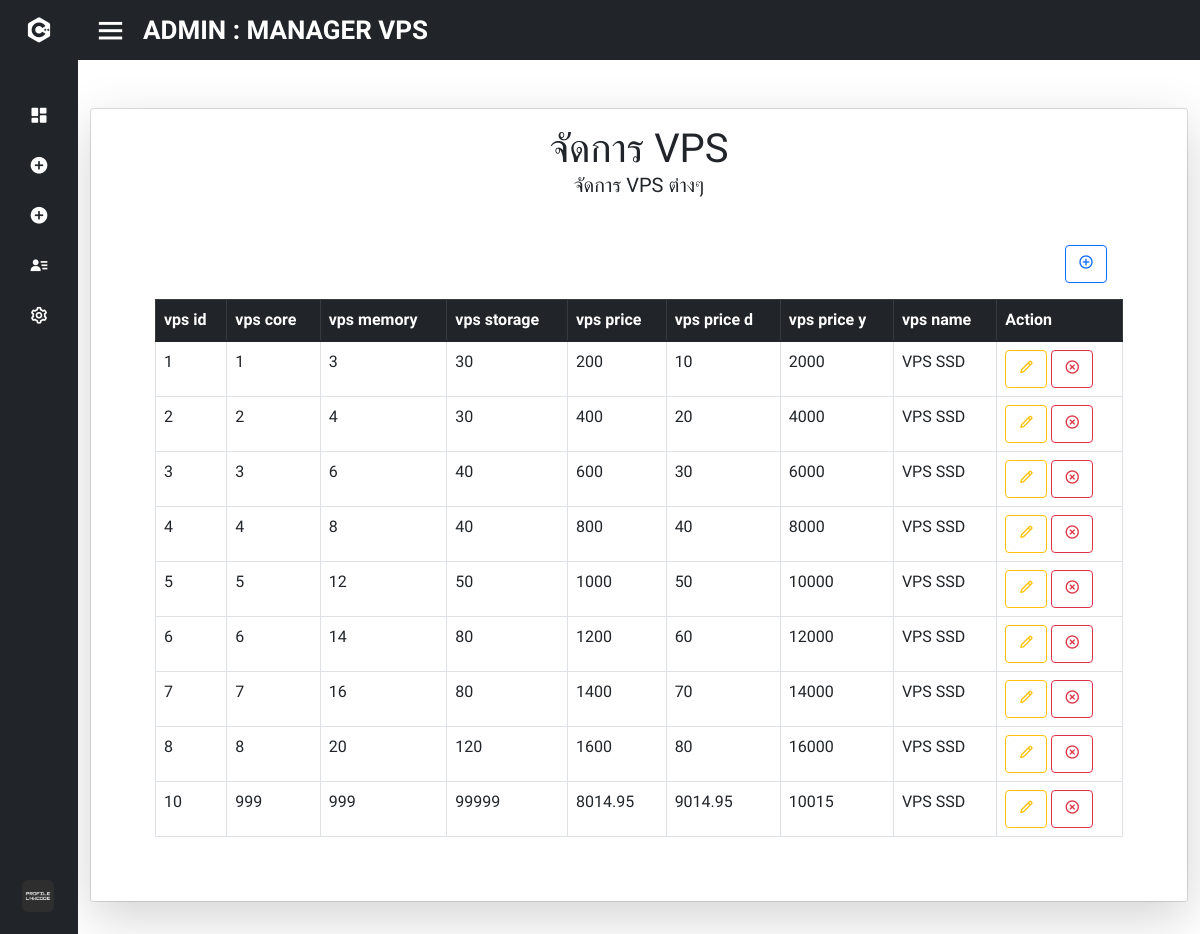
Screenshot of /gg/admin_manage_vps.php (signed in) with the database file from the repository.
### tables this page shows
CREATE TABLE IF NOT EXISTS `package_plan_vps` (
  `pack_vps_id` int(50) NOT NULL AUTO_INCREMENT,
  `vps_pack_core` int(50) NOT NULL,
  `vps_pack_memory` int(50) NOT NULL,
  `vps_pack_storage` int(50) NOT NULL,
  `vps_pack_type` varchar(50) NOT NULL,
  `vps_pack_price` float NOT NULL DEFAULT 0,
  `vps_pack_price_d` float NOT NULL DEFAULT 0,
  `vps_pack_price_y` float NOT NULL DEFAULT 0,
  `vps_pack_name` varchar(50) NOT NULL,
  PRIMARY KEY (`pack_vps_id`),
  KEY `FK_package_plan_vps_period_of_payment` (`vps_pack_type`),
  CONSTRAINT `FK_package_plan_vps_period_of_payment` FOREIGN KEY (`vps_pack_type`) REFERENCES `period_of_payment` (`pop_id`) ON DELETE NO ACTION ON UPDATE NO ACTION
);

### gg/admin_manage_vps.php (the view, shortened to what this page needs)
<!DOCTYPE html>
<html lang="en" dir="ltr">
  <head>
    <link rel="stylesheet" href="stylet.css">
    <link href='https://unpkg.com/boxicons@2.0.7/css/boxicons.min.css' rel='stylesheet'>
    <link rel="stylesheet" href="https://cdn.jsdelivr.net/npm/bootstrap-icons@1.8.1/font/bootstrap-icons.css">
    <link rel="stylesheet" href="myProjects/webProject/icofont/css/icofont.min.css">
    <link rel="stylesheet" href="https://cdnjs.cloudflare.com/ajax/libs/font-awesome/4.7.0/css/font-awesome.min.css">
    <link href="https://cdn.jsdelivr.net/npm/bootstrap@5.1.3/dist/css/bootstrap.min.css" rel="stylesheet">
   </head>
<body>
<?php
  require_once "config/db.php";
?>
<div class="sidebar close">
    <div class="logo-details">
      <i class='bx bxl-c-plus-plus'></i>
    </div>
    <ul class="nav-links">
      <li>
        <a href="admin.php">
          <i class='bx bxs-dashboard'></i>
        </a>
      </li>
      <li>
        <div class="iocn-link">
          <a href="#">
            <i class='bx bxs-plus-circle'></i>
          </a>
        </div>
      </li>
      <li>
        <div class="iocn-link">
          <a href="#">
            <i class='bx bxs-plus-circle'></i>
          </a>
        </div>
      </li>
      <li>
        <div class="iocn-link">
          <a href="#">
            <i class='bx bxs-user-detail'></i>
          </a>
        </div>
      </li>
      <li>
        <div class="iocn-link">
          <a href="#">
            <i class='bx bx-cog' ></i>
          </a>
        </div>
      </li>
      <li>
    <div class="profile-details">
      <div class="profile-content">
        <img src="image/profile.jpg" alt="profileImg">
      </div>
    </div>
  </li>
</ul>
  </div>
  <section class="home-section">
    <div class="home-content">
      <i class='bx bx-menu' style='color:#ffffff'  ></i>
      <span class="text" style='color:#ffffff' >ADMIN : MANAGER VPS</span>
    </div>
  <div class="p-4">
  </div>
  <center><div class="container">
    <div class="card">
      <div class="card-body shadow-lg">
        <h1 class="text-uppercase text-center mb-3">จัดการ VPS<p class="fs-5">จัดการ VPS ต่างๆ </p></h1>
        <div class="m-5" >
          <form class="d-flex justify-content-end m-3" action="" method="post" enctype="multipart/form-data">
                  <button type="button" name="submit_additem" class="btn btn-outline-primary" data-bs-toggle="modal" data-bs-target="#exampleModal">
                  <i class='bx bx-plus-circle'></i>
                  </button>
          </form>
          <table class="table table-bordered">
            <thead class="table-dark">
              <tr>
                <th scope="col">vps id</th>
                <th scope="col">vps core</th>
                <th scope="col">vps memory</th>
                <th scope="col">vps storage</th>
                <th scope="col">vps price</th>
                <th scope="col">vps price d</th>
                <th scope="col">vps price y</th>
                <th scope="col">vps name</th>
                <th scope="col">Action</th>
              </tr>
            </thead>
            <tbody>
            <?php
                $result = $conn->query("SELECT * FROM package_plan_vps");
                if ($result !== false) {
                while($item = $result->fetch()) {
            ?>
              <tr>
                <td><?php echo $item['pack_vps_id'] ?></td>
                <td><?php echo $item['vps_pack_core'] ?></td>
                <td><?php echo $item['vps_pack_memory'] ?></td>
                <td><?php echo $item['vps_pack_storage'] ?></td>
                <td><?php echo $item['vps_pack_price'] ?></td>
                <td><?php echo $item['vps_pack_price_d'] ?></td>
                <td><?php echo $item['vps_pack_price_y'] ?></td>
                <td><?php echo $item['vps_pack_name'] ?></td>
                <td>
                  <a href="admin_edit_vps.php?update_id=<?= $item['pack_vps_id']; ?>" class="btn btn-outline-warning"><i class='bx bx-pencil'></i></a>
                  <a href="?delete_id=<?= $item['pack_vps_id']; ?>" class="btn btn-outline-danger"><i class='bx bx-x-circle'></i></a>
                </td>
                <?php }
                    } ?>
              </tr>
            </tbody>
          </table>
        </div>
      </div>
    </div>
  </div></center>
  <div class="p-3">
  </div>
</section>
</body>
</html>

### gg/stylet.css (style rules this page uses)
* { margin: 0; padding: 0; box-sizing: border-box; font-family: 'Mitr', sans-serif; }
.sidebar { position: fixed; top: 0; left: 0; height: 100%; width: 260px; background: #212529; z-index: 100; transition: all 0.5s ease; }
.sidebar.close { width: 78px; }
.sidebar .logo-details { height: 60px; width: 100%; display: flex; align-items: center; }
.sidebar .logo-details i { font-size: 30px; color: #fff; height: 50px; min-width: 78px; text-align: center; line-height: 50px; }
.sidebar .nav-links { height: 100%; padding: 30px 0 150px 0; overflow: auto; }
.sidebar.close .nav-links { overflow: visible; }
.sidebar .nav-links li { position: relative; list-style: none; transition: all 0.4s ease; }
.sidebar .nav-links li .iocn-link { display: flex; align-items: center; justify-content: space-between; }
.sidebar.close .nav-links li .iocn-link { display: block }
.sidebar .nav-links li i { height: 50px; min-width: 78px; text-align: center; line-height: 50px; color: #fff; font-size: 20px; cursor: pointer; transition: all 0.3s ease; }
.sidebar .nav-links li a { display: flex; align-items: center; text-decoration: none; }
.sidebar .profile-details { position: fixed; bottom: 0; width: 260px; display: flex; align-items: center; justify-content: space-between; background: #212529; padding: 12px 0; transition: all 0.5s ease; }
.sidebar.close .profile-details { background: none; }
.sidebar.close .profile-details { width: 78px; }
.sidebar .profile-details .profile-content { display: flex; align-items: center; }
.sidebar .profile-details img { height: 52px; width: 52px; object-fit: cover; border-radius: 16px; margin: 0 14px 0 12px; background: #212529; transition: all 0.5s ease; }
.sidebar.close .profile-details img { padding: 10px; }
.home-section { position: relative; background: #fff; height: 100vh; left: 260px; width: calc(100% - 260px); transition: all 0.5s ease; }
.sidebar.close ~ .home-section { left: 78px; width: calc(100% - 78px); }
.home-section .home-content { height: 60px; display: flex; align-items: center; }
.home-section .home-content .bx-menu, .home-section .home-content .text { color: #11101d; font-size: 35px; }
.home-section .home-content .bx-menu { margin: 0 15px; cursor: pointer; }
.home-section .home-content .text { font-size: 26px; font-weight: 600; }
.home-content { background: #212529; }

### rows the page displays
package_plan_vps: pack_vps_id "1", vps_pack_core "1", vps_pack_memory "3", vps_pack_storage "30", vps_pack_price "200", vps_pack_price_d "10", vps_pack_price_y "2000", vps_pack_name "VPS SSD"
package_plan_vps: pack_vps_id "2", vps_pack_core "2", vps_pack_memory "4", vps_pack_storage "30", vps_pack_price "400", vps_pack_price_d "20", vps_pack_price_y "4000", vps_pack_name "VPS SSD"
package_plan_vps: pack_vps_id "3", vps_pack_core "3", vps_pack_memory "6", vps_pack_storage "40", vps_pack_price "600", vps_pack_price_d "30", vps_pack_price_y "6000", vps_pack_name "VPS SSD"
package_plan_vps: pack_vps_id "4", vps_pack_core "4", vps_pack_memory "8", vps_pack_storage "40", vps_pack_price "800", vps_pack_price_d "40", vps_pack_price_y "8000", vps_pack_name "VPS SSD"
package_plan_vps: pack_vps_id "5", vps_pack_core "5", vps_pack_memory "12", vps_pack_storage "50", vps_pack_price "1000", vps_pack_price_d "50", vps_pack_price_y "10000", vps_pack_name "VPS SSD"
package_plan_vps: pack_vps_id "6", vps_pack_core "6", vps_pack_memory "14", vps_pack_storage "80", vps_pack_price "1200", vps_pack_price_d "60", vps_pack_price_y "12000", vps_pack_name "VPS SSD"
package_plan_vps: pack_vps_id "7", vps_pack_core "7", vps_pack_memory "16", vps_pack_storage "80", vps_pack_price "1400", vps_pack_price_d "70", vps_pack_price_y "14000", vps_pack_name "VPS SSD"
package_plan_vps: pack_vps_id "8", vps_pack_core "8", vps_pack_memory "20", vps_pack_storage "120", vps_pack_price "1600", vps_pack_price_d "80", vps_pack_price_y "16000", vps_pack_name "VPS SSD"
package_plan_vps: pack_vps_id "10", vps_pack_core "999", vps_pack_memory "999", vps_pack_storage "99999", vps_pack_price "8014.95", vps_pack_price_d "9014.95", vps_pack_price_y "10015", vps_pack_name "VPS SSD"
